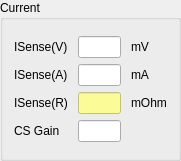
    <widget class="QGroupBox" name="groupBox_10">
     <property name="geometry">
      <rect>
       <x>930</x>
       <y>20</y>
       <width>181</width>
       <height>161</height>
      </rect>
     </property>
     <property name="title">
      <string>Current</string>
     </property>
     <layout class="QGridLayout" name="gridLayout_24">
      <item row="0" column="1">
       <layout class="QGridLayout" name="gridLayout_26">
        <property name="horizontalSpacing">
         <number>10</number>
        </property>
        <item row="2" column="1">
         <widget class="QLineEdit" name="ResistorLineEdit">
          <property name="styleSheet">
           <string notr="true">background-color: rgba(255, 255, 127, 200);</string>
          </property>
         </widget>
        </item>
        <item row="0" column="1">
         <widget class="QLineEdit" name="packCurrentVLineEdit"/>
        </item>
        <item row="2" column="0">
         <widget class="QLabel" name="label_139">
          <property name="text">
           <string>ISense(R)</string>
          </property>
         </widget>
        </item>
        <item row="0" column="0">
         <widget class="QLabel" name="label_143">
          <property name="text">
           <string>ISense(V)</string>
          </property>
         </widget>
        </item>
        <item row="1" column="1">
         <widget class="QLineEdit" name="packCurrentALineEdit"/>
        </item>
        <item row="3" column="1">
         <widget class="QLineEdit" name="CSGainLineEdit"/>
        </item>
        <item row="2" column="2">
         <widget class="QLabel" name="label_148">
          <property name="text">
           <string>mOhm</string>
          </property>
         </widget>
        </item>
        <item row="1" column="0">
         <widget class="QLabel" name="label_150">
          <property name="text">
           <string>ISense(A)</string>
          </property>
         </widget>
        </item>
        <item row="3" column="0">
         <widget class="QLabel" name="label_138">
          <property name="text">
           <string>CS Gain</string>
          </property>
         </widget>
        </item>
        <item row="1" column="2">
         <widget class="QLabel" name="label_140">
          <property name="text">
           <string>mA</string>
          </property>
         </widget>
        </item>
        <item row="0" column="2">
         <widget class="QLabel" name="label_145">
          <property name="text">
           <string>mV</string>
          </property>
         </widget>
        </item>
       </layout>
      </item>
     </layout>
    </widget>
